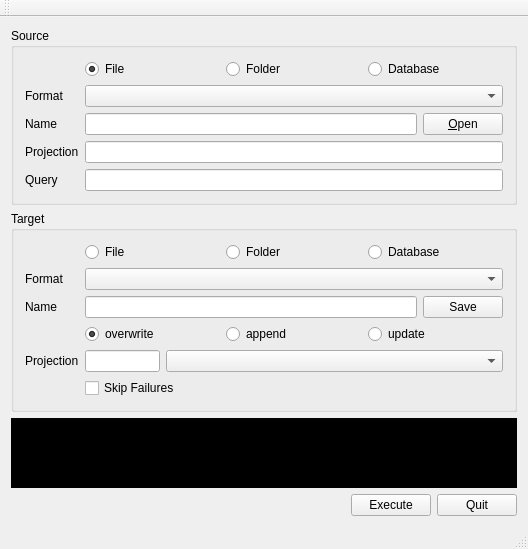
<?xml version="1.0" encoding="UTF-8"?>
<ui version="4.0">
 <class>MainWindow</class>
 <widget class="QMainWindow" name="MainWindow">
  <property name="geometry">
   <rect>
    <x>0</x>
    <y>0</y>
    <width>528</width>
    <height>548</height>
   </rect>
  </property>
  <property name="windowTitle">
   <string>MainWindow</string>
  </property>
  <widget class="QWidget" name="centralWidget">
   <layout class="QVBoxLayout" name="verticalLayout">
    <item>
     <widget class="QGroupBox" name="groupBox">
      <property name="title">
       <string>Source</string>
      </property>
      <layout class="QFormLayout" name="formLayout">
       <item row="0" column="0">
        <spacer name="horizontalSpacer_2">
         <property name="orientation">
          <enum>Qt::Horizontal</enum>
         </property>
         <property name="sizeHint" stdset="0">
          <size>
           <width>40</width>
           <height>20</height>
          </size>
         </property>
        </spacer>
       </item>
       <item row="0" column="1">
        <layout class="QHBoxLayout" name="horizontalLayout_4">
         <item>
          <widget class="QRadioButton" name="radSourceFile">
           <property name="text">
            <string>File</string>
           </property>
           <property name="checked">
            <bool>true</bool>
           </property>
          </widget>
         </item>
         <item>
          <widget class="QRadioButton" name="radSourceFolder">
           <property name="text">
            <string>Folder</string>
           </property>
          </widget>
         </item>
         <item>
          <widget class="QRadioButton" name="radSourceDatabase">
           <property name="text">
            <string>Database</string>
           </property>
          </widget>
         </item>
        </layout>
       </item>
       <item row="1" column="0">
        <widget class="QLabel" name="label">
         <property name="text">
          <string>Format</string>
         </property>
        </widget>
       </item>
       <item row="1" column="1">
        <widget class="QComboBox" name="cmbSourceFormat"/>
       </item>
       <item row="2" column="0">
        <widget class="QLabel" name="label_2">
         <property name="text">
          <string>Name</string>
         </property>
        </widget>
       </item>
       <item row="2" column="1">
        <layout class="QHBoxLayout" name="horizontalLayout">
         <item>
          <widget class="QLineEdit" name="txtSourceName"/>
         </item>
         <item>
          <widget class="QPushButton" name="btnSourceName">
           <property name="text">
            <string>&amp;Open</string>
           </property>
          </widget>
         </item>
        </layout>
       </item>
       <item row="3" column="0">
        <widget class="QLabel" name="label_5">
         <property name="text">
          <string>Projection</string>
         </property>
        </widget>
       </item>
       <item row="3" column="1">
        <widget class="QLineEdit" name="txtSourceProj"/>
       </item>
       <item row="4" column="0">
        <widget class="QLabel" name="label_7">
         <property name="text">
          <string>Query</string>
         </property>
        </widget>
       </item>
       <item row="4" column="1">
        <widget class="QLineEdit" name="txtSourceQuery"/>
       </item>
      </layout>
     </widget>
    </item>
    <item>
     <widget class="QGroupBox" name="groupBox_2">
      <property name="title">
       <string>Target</string>
      </property>
      <layout class="QFormLayout" name="formLayout_2">
       <item row="0" column="0">
        <spacer name="horizontalSpacer_3">
         <property name="orientation">
          <enum>Qt::Horizontal</enum>
         </property>
         <property name="sizeHint" stdset="0">
          <size>
           <width>40</width>
           <height>20</height>
          </size>
         </property>
        </spacer>
       </item>
       <item row="0" column="1">
        <layout class="QHBoxLayout" name="horizontalLayout_5">
         <item>
          <widget class="QRadioButton" name="radTargetFile">
           <property name="text">
            <string>File</string>
           </property>
           <property name="checked">
            <bool>true</bool>
           </property>
          </widget>
         </item>
         <item>
          <widget class="QRadioButton" name="radTargetFolder">
           <property name="text">
            <string>Folder</string>
           </property>
          </widget>
         </item>
         <item>
          <widget class="QRadioButton" name="radTargetDatabase">
           <property name="text">
            <string>Database</string>
           </property>
          </widget>
         </item>
        </layout>
       </item>
       <item row="1" column="0">
        <widget class="QLabel" name="label_4">
         <property name="text">
          <string>Format</string>
         </property>
        </widget>
       </item>
       <item row="1" column="1">
        <widget class="QComboBox" name="cmbTargetFormat"/>
       </item>
       <item row="2" column="0">
        <widget class="QLabel" name="label_3">
         <property name="text">
          <string>Name</string>
         </property>
        </widget>
       </item>
       <item row="2" column="1">
        <layout class="QHBoxLayout" name="horizontalLayout_2">
         <item>
          <widget class="QLineEdit" name="txtTargetName"/>
         </item>
         <item>
          <widget class="QPushButton" name="btnTargetName">
           <property name="text">
            <string>Save</string>
           </property>
          </widget>
         </item>
        </layout>
       </item>
       <item row="3" column="0">
        <spacer name="horizontalSpacer">
         <property name="orientation">
          <enum>Qt::Horizontal</enum>
         </property>
         <property name="sizeHint" stdset="0">
          <size>
           <width>40</width>
           <height>20</height>
          </size>
         </property>
        </spacer>
       </item>
       <item row="3" column="1">
        <layout class="QHBoxLayout" name="horizontalLayout_3">
         <item>
          <widget class="QRadioButton" name="radTargetOverwrite">
           <property name="enabled">
            <bool>true</bool>
           </property>
           <property name="text">
            <string>overwrite</string>
           </property>
           <property name="checked">
            <bool>true</bool>
           </property>
          </widget>
         </item>
         <item>
          <widget class="QRadioButton" name="radTargetAppend">
           <property name="text">
            <string>append</string>
           </property>
          </widget>
         </item>
         <item>
          <widget class="QRadioButton" name="radTargetUpdate">
           <property name="text">
            <string>update</string>
           </property>
          </widget>
         </item>
        </layout>
       </item>
       <item row="4" column="0">
        <widget class="QLabel" name="label_6">
         <property name="text">
          <string>Projection</string>
         </property>
        </widget>
       </item>
       <item row="4" column="1">
        <layout class="QHBoxLayout" name="horizontalLayout_6">
         <item>
          <widget class="QLineEdit" name="txtTargetProj">
           <property name="minimumSize">
            <size>
             <width>50</width>
             <height>0</height>
            </size>
           </property>
           <property name="maximumSize">
            <size>
             <width>75</width>
             <height>16777215</height>
            </size>
           </property>
          </widget>
         </item>
         <item>
          <widget class="QComboBox" name="cmbTargetProj"/>
         </item>
        </layout>
       </item>
       <item row="5" column="1">
        <widget class="QCheckBox" name="ckbTargetSkipFailures">
         <property name="text">
          <string>Skip Failures</string>
         </property>
        </widget>
       </item>
      </layout>
     </widget>
    </item>
    <item>
     <widget class="QPlainTextEdit" name="txtParameters">
      <property name="autoFillBackground">
       <bool>false</bool>
      </property>
      <property name="styleSheet">
       <string notr="true">background-color: rgb(0, 0, 0);
font: 75 8pt &quot;Nimbus Mono L&quot;;
color: rgb(255, 255, 255);</string>
      </property>
      <property name="readOnly">
       <bool>true</bool>
      </property>
     </widget>
    </item>
    <item>
     <layout class="QHBoxLayout" name="horizontalLayout_8">
      <item>
       <spacer name="horizontalSpacer_4">
        <property name="orientation">
         <enum>Qt::Horizontal</enum>
        </property>
        <property name="sizeHint" stdset="0">
         <size>
          <width>40</width>
          <height>20</height>
         </size>
        </property>
       </spacer>
      </item>
      <item>
       <layout class="QHBoxLayout" name="horizontalLayout_7">
        <item>
         <widget class="QPushButton" name="btnExecute">
          <property name="text">
           <string>Execute</string>
          </property>
         </widget>
        </item>
        <item>
         <widget class="QPushButton" name="btnQuit">
          <property name="text">
           <string>Quit</string>
          </property>
         </widget>
        </item>
       </layout>
      </item>
     </layout>
    </item>
   </layout>
  </widget>
  <widget class="QToolBar" name="mainToolBar">
   <attribute name="toolBarArea">
    <enum>TopToolBarArea</enum>
   </attribute>
   <attribute name="toolBarBreak">
    <bool>false</bool>
   </attribute>
  </widget>
  <widget class="QStatusBar" name="statusBar"/>
 </widget>
 <layoutdefault spacing="6" margin="11"/>
 <resources/>
 <connections/>
</ui>
